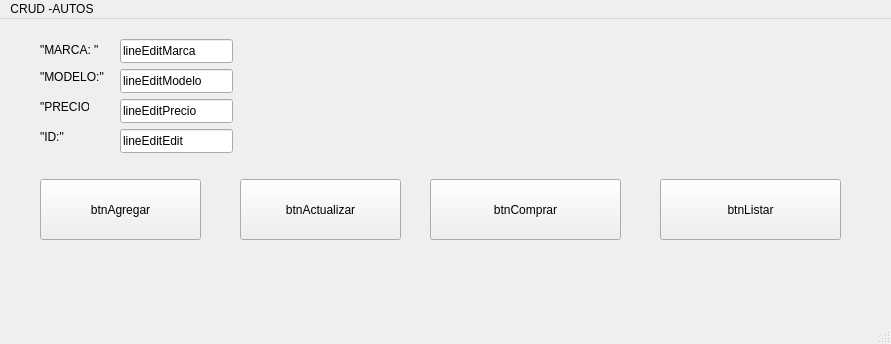
<?xml version="1.0" encoding="UTF-8"?>
<ui version="4.0">
 <class>MainWindow</class>
 <widget class="QMainWindow" name="MainWindow">
  <property name="geometry">
   <rect>
    <x>0</x>
    <y>0</y>
    <width>891</width>
    <height>344</height>
   </rect>
  </property>
  <property name="windowTitle">
   <string>MainWindow</string>
  </property>
  <widget class="QWidget" name="centralwidget">
   <widget class="QPushButton" name="pushButton">
    <property name="geometry">
     <rect>
      <x>40</x>
      <y>160</y>
      <width>161</width>
      <height>61</height>
     </rect>
    </property>
    <property name="text">
     <string>btnAgregar</string>
    </property>
   </widget>
   <widget class="QPushButton" name="pushButton_2">
    <property name="geometry">
     <rect>
      <x>240</x>
      <y>160</y>
      <width>161</width>
      <height>61</height>
     </rect>
    </property>
    <property name="text">
     <string>btnActualizar</string>
    </property>
   </widget>
   <widget class="QPushButton" name="pushButton_3">
    <property name="geometry">
     <rect>
      <x>430</x>
      <y>160</y>
      <width>191</width>
      <height>61</height>
     </rect>
    </property>
    <property name="text">
     <string>btnComprar</string>
    </property>
   </widget>
   <widget class="QPushButton" name="pushButton_4">
    <property name="geometry">
     <rect>
      <x>660</x>
      <y>160</y>
      <width>181</width>
      <height>61</height>
     </rect>
    </property>
    <property name="text">
     <string>btnListar</string>
    </property>
   </widget>
   <widget class="QLineEdit" name="lineEdit">
    <property name="geometry">
     <rect>
      <x>120</x>
      <y>20</y>
      <width>113</width>
      <height>24</height>
     </rect>
    </property>
    <property name="text">
     <string>lineEditMarca</string>
    </property>
   </widget>
   <widget class="QLineEdit" name="lineEdit_2">
    <property name="geometry">
     <rect>
      <x>120</x>
      <y>50</y>
      <width>113</width>
      <height>24</height>
     </rect>
    </property>
    <property name="text">
     <string>lineEditModelo</string>
    </property>
   </widget>
   <widget class="QLineEdit" name="lineEdit_4">
    <property name="geometry">
     <rect>
      <x>120</x>
      <y>80</y>
      <width>113</width>
      <height>24</height>
     </rect>
    </property>
    <property name="text">
     <string>lineEditPrecio</string>
    </property>
   </widget>
   <widget class="QLineEdit" name="lineEdit_5">
    <property name="geometry">
     <rect>
      <x>120</x>
      <y>110</y>
      <width>113</width>
      <height>24</height>
     </rect>
    </property>
    <property name="text">
     <string>lineEditEdit</string>
    </property>
   </widget>
   <widget class="QLabel" name="label">
    <property name="geometry">
     <rect>
      <x>40</x>
      <y>20</y>
      <width>61</width>
      <height>21</height>
     </rect>
    </property>
    <property name="text">
     <string>&quot;MARCA: &quot;</string>
    </property>
   </widget>
   <widget class="QLabel" name="label_2">
    <property name="geometry">
     <rect>
      <x>40</x>
      <y>50</y>
      <width>71</width>
      <height>16</height>
     </rect>
    </property>
    <property name="text">
     <string>&quot;MODELO:&quot;</string>
    </property>
   </widget>
   <widget class="QLabel" name="label_3">
    <property name="geometry">
     <rect>
      <x>40</x>
      <y>80</y>
      <width>49</width>
      <height>16</height>
     </rect>
    </property>
    <property name="text">
     <string>&quot;PRECIO:&quot;</string>
    </property>
   </widget>
   <widget class="QLabel" name="label_4">
    <property name="geometry">
     <rect>
      <x>40</x>
      <y>110</y>
      <width>49</width>
      <height>16</height>
     </rect>
    </property>
    <property name="text">
     <string>&quot;ID:&quot;</string>
    </property>
   </widget>
  </widget>
  <widget class="QMenuBar" name="menubar">
   <property name="geometry">
    <rect>
     <x>0</x>
     <y>0</y>
     <width>891</width>
     <height>21</height>
    </rect>
   </property>
   <widget class="QMenu" name="menuCRUD_AUTOS">
    <property name="title">
     <string>CRUD -AUTOS</string>
    </property>
   </widget>
   <addaction name="menuCRUD_AUTOS"/>
  </widget>
  <widget class="QStatusBar" name="statusbar"/>
 </widget>
 <resources/>
 <connections/>
</ui>
